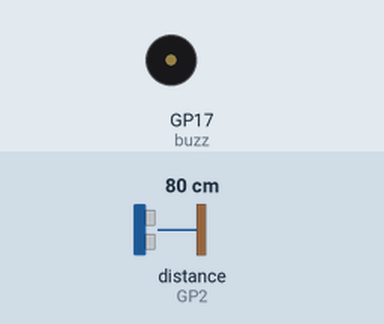
This program was run on a simulated Raspberry Pi Pico running MicroPython. Parts: buzzer (waves = sounding, pin HIGH). The inputs (shaded band) are chosen by the test bench; at power-on: distance to the obstacle (sensor on GP2) 80 cm. The echo pulse lasts 58.3 µs per cm; pins used as bus, display or sensor lines are not drawn.

Above: at 1.2 s.
1.3 s: distance to the obstacle (sensor on GP2) set to 11 cm
2.8 s: distance to the obstacle (sensor on GP2) set to 8 cm
At 3.8 s:
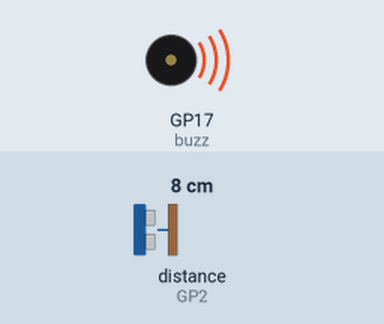
4.5 s: distance to the obstacle (sensor on GP2) set to 18 cm
At 5.2 s:
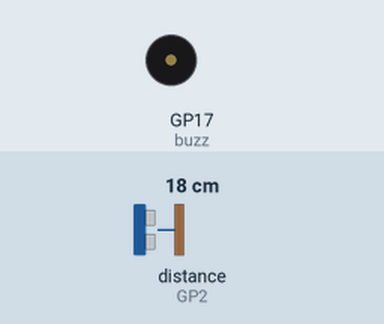
6.0 s: distance to the obstacle (sensor on GP2) set to 2 cm
At 6.6 s:
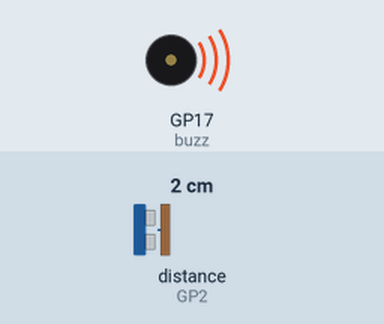
Timing chart, 0 to 8.5 s (numbered marks = the images above; inputs shaded):
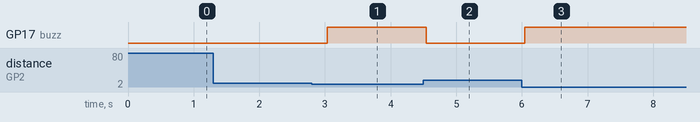

The program:

main.py
```python
from machine import Pin
import time

trig = Pin(3, Pin.OUT)
echo = Pin(2, Pin.IN)
buzz = Pin(17, Pin.OUT)

def ultra():
    trig.low()
    time.sleep_us(2)
    trig.high()
    time.sleep_us(5)
    trig.low()
    while echo.value() == 0:
        signaloff = time.ticks_us()
    while echo.value() == 1:
        signalon = time.ticks_us()
    timepassed = signalon - signaloff
    distance = (timepassed * 0.0343) / 2

    if distance < 10:
        buzz.high()
    else:
        buzz.low()

while True:
    ultra()
    time.sleep(0.3)
```

Measured:
- the behaviour switches between 10 and 9 cm on distance to the obstacle (sensor on GP2) (found by bisection; images 0 and 1)
- after the input at 1.3 s, every drawn part: stays the same
- after the input at 2.8 s, GP17 (buzz): LOW → HIGH after 0.23 s
- after the input at 4.5 s, GP17 (buzz): HIGH → LOW at once
- after the input at 6.0 s, GP17 (buzz): LOW → HIGH after 0.05 s
